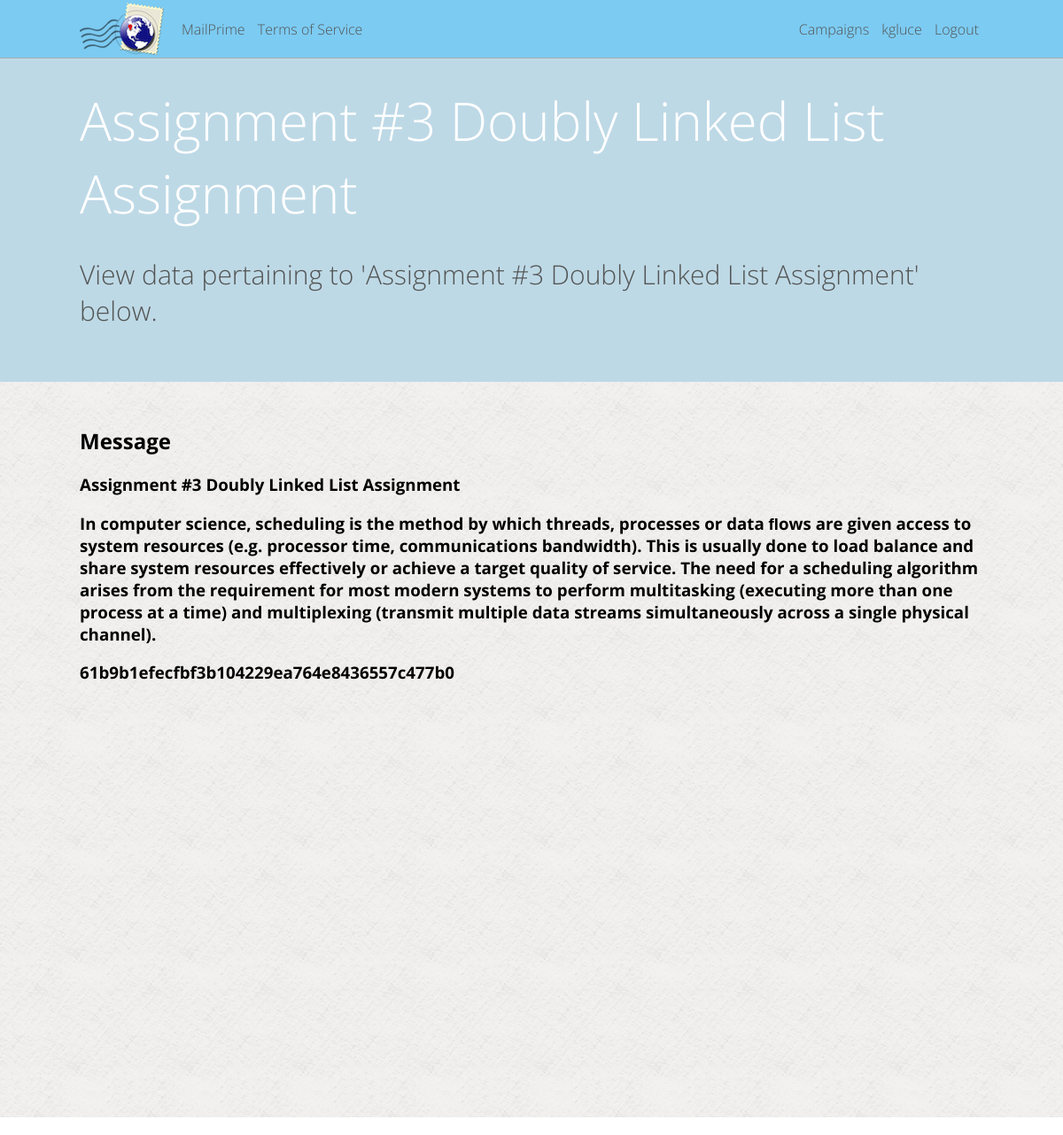
The page /kgluce/campaign-1/message-1 (signed in) on the database as committed earlier.
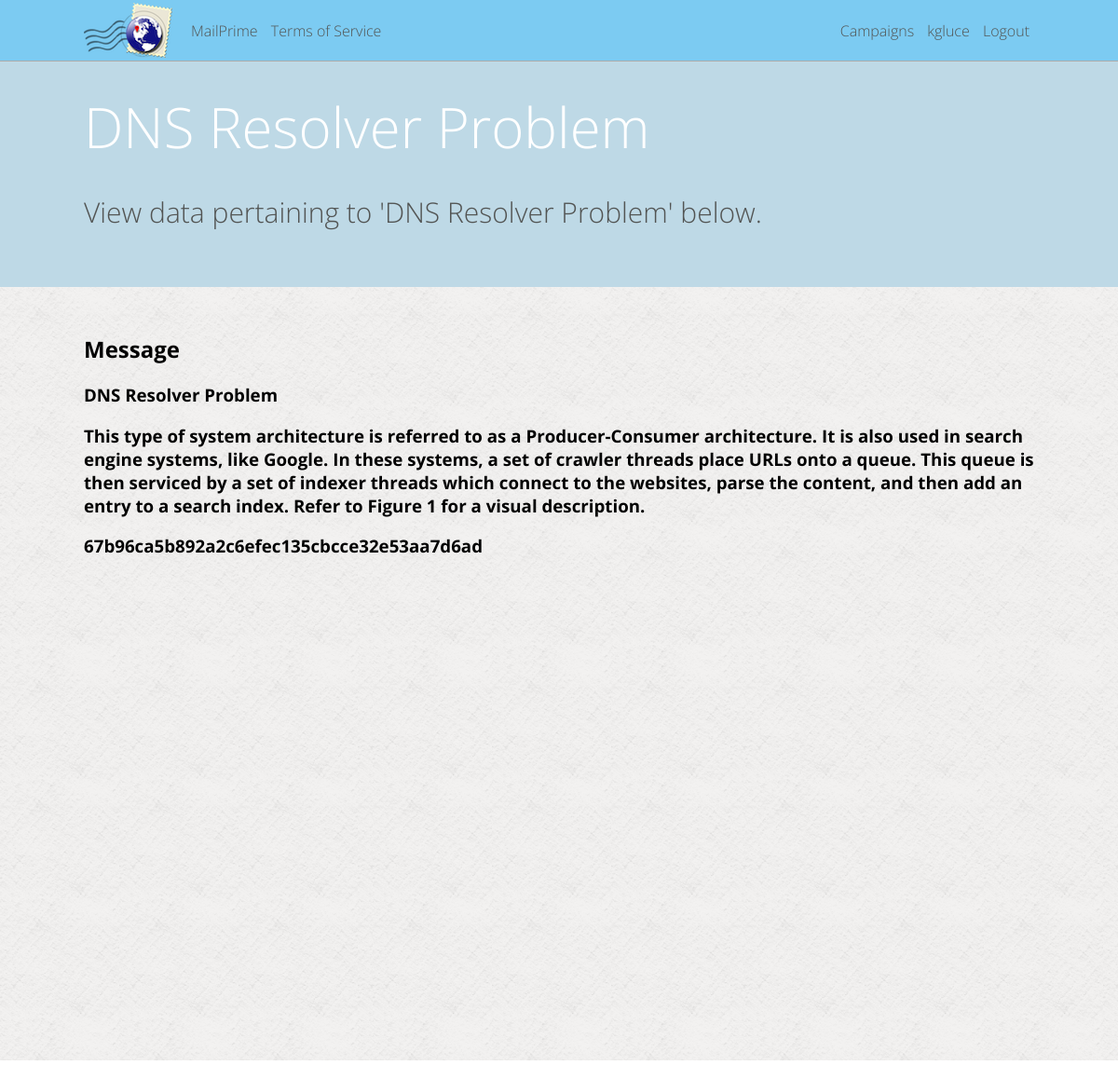
The same page on the database as committed later.
### mailer/models.py (models this page shows, shortened)
class Message(models.Model):
	DEPLOY_HOURS = (
		(0, '12:00 AM'),
		(1, '1:00 AM'),
		(2, '2:00 AM'),
		(3, '3:00 AM'),
		(4, '4:00 AM'),
		(5, '5:00 AM'),
		(6, '6:00 AM'),
		(7, '7:00 AM'),
		(8, '8:00 AM'),
		(9, '9:00 AM'),
		(10, '10:00 AM'),
		(11, '11:00 AM'),
		(12, '12:00 PM'),
		(13, '1:00 PM'),
		(14, '2:00 PM'),
		(15, '3:00 PM'),
		(16, '4:00 PM'),
		(17, '5:00 PM'),
		(18, '6:00 PM'),
		(19, '7:00 PM'),
		(20, '8:00 PM'),
		(21, '9:00 PM'),
		(22, '10:00 PM'),
		(23, '11:00 PM'),
		)
	title = models.CharField(max_length=200)
	body = models.TextField()
	link = models.URLField(max_length=200)
	template = models.ForeignKey('Template')
	campaign = models.ForeignKey('Campaign')
	deployed = models.BooleanField(default=False, blank=True)
	created_date = models.DateTimeField(auto_now_add=True)
	deploy_date = models.DateField()
	deploy_hour = models.IntegerField(choices=DEPLOY_HOURS, default=0, blank=False)
	message_id = models.CharField(max_length=200, blank=True)
	unsub_count = models.IntegerField(default=0)

### mailer/message_views.py (the view)
# urls.py: url(r'^(\w+)/campaign-(\d+)/message-(\d+)$', message_views.user_campaign_message, name='user_campaign_message'),
def user_campaign_message(request, param_username, param_campaign_pk, param_message_pk):
	page_vars = {"page_title": 'Campaign Message'}
	if current_user(request) and request.user.username == param_username:
		try:
			message = Message.objects.get(campaign__pk = param_campaign_pk, campaign__user__username = request.user.username, pk = param_message_pk)
		except Message.DoesNotExist:
			raise Http404
		deploy = request.GET.get('deploy')
		if (deploy is not None) and (deploy == str(message.pk)):
			os.system("./deploy_messages.py " + str(message.pk) + "&")
			message.deployed = True
			message.save()
			if message.deployed == False:
				messages.add_message(request, messages.SUCCESS, 'Message Has Already Been Deployed')
			else:
				messages.add_message(request, messages.SUCCESS, 'You Message Has Been Deployed')
			return HttpResponseRedirect('/' + request.user.username + '/campaign-' + str(message.campaign.pk) + '/messages')
		else:
			page_vars['message'] = message
			return render(request, 'message/show.html', page_vars)
	else:
		raise Http404

### mailer/lib.py (called while the page is built)
def current_user(request):
	if request.user.is_authenticated():
		return True
	else:
		return False

### mailer/templates/message/show.html
{% extends "_base.html" %}
{% block content %}
<h1>Message</h1>
<h3>{{ message.title }}</h3>
<h3>{{ message.body }}</h3>
<h3>{{ message.message_id }}</h3>
{% endblock %}
{% block header %}
<h5 id="header_title">{{ message.title }}</h5>
<p id="header_desc">View data pertaining to '{{ message.title }}' below.</p>
{% endblock header %}

Rows that differ between the two databases and show on the page:
changed Message: title "Assignment #3 Doubly Linked List Assignment" → "DNS Resolver Problem"; body "In computer science, scheduling is the method by which threads, processes or data ﬂows are given access to system resources (e.g. processor time, communications bandwidth). This is usually done to load balance and share system resources effectively or achieve a target quality of service. The need for a scheduling algorithm arises from the requirement for most modern systems to perform multitasking (executing more than one process at a time) and multiplexing (transmit multiple data streams simultaneously across a single physical channel)." → "This type of system architecture is referred to as a Producer-Consumer architecture. It is also used in search engine systems, like Google. In these systems, a set of crawler threads place URLs onto a queue. This queue is then serviced by a set of indexer threads which connect to the websites, parse the content, and then add an entry to a search index. Refer to Figure 1 for a visual description."; message_id "61b9b1efecfbf3b104229ea764e8436557c477b0" → "67b96ca5b892a2c6efec135cbcce32e53aa7d6ad"
